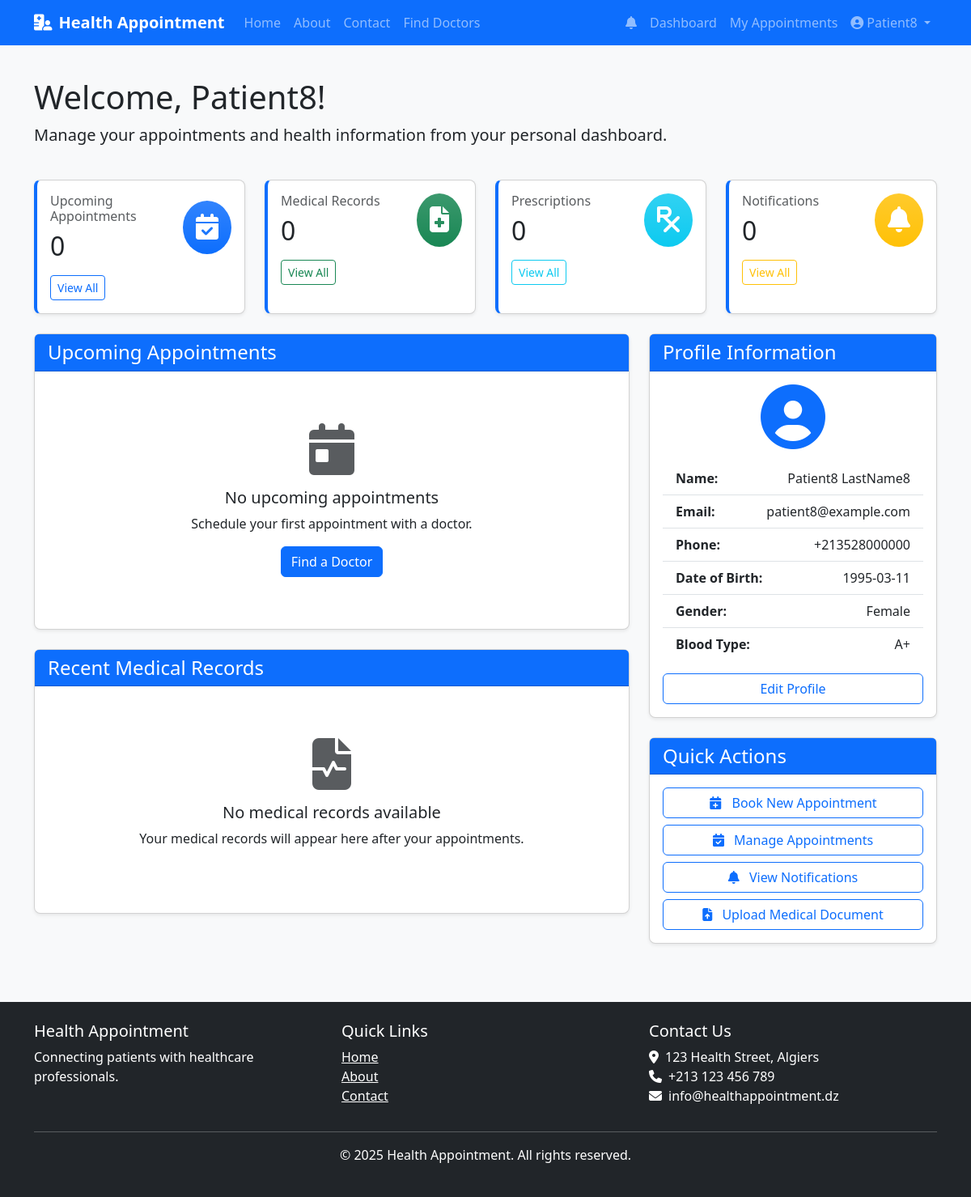
The app's page /patient/dashboard (signed in) with its own data.
### models.py (models this page shows, shortened)
class User(db.Model, UserMixin):
    __tablename__ = 'users'
    id = db.Column(db.Integer, primary_key=True)
    email = db.Column(db.String(120), unique=True, nullable=False)
    phone = db.Column(db.String(20), unique=True, nullable=False)
    password_hash = db.Column(db.String(128), nullable=False)
    first_name = db.Column(db.String(50), nullable=False)
    last_name = db.Column(db.String(50), nullable=False)
    user_type = db.Column(db.Enum(UserType), nullable=False)
    is_active = db.Column(db.Boolean, default=False)
    created_at = db.Column(db.DateTime, default=datetime.utcnow)
    updated_at = db.Column(db.DateTime, default=datetime.utcnow, onupdate=datetime.utcnow)
    phone_verified = db.Column(db.Boolean, default=False)
    phone_verification_code = db.Column(db.String(6))
    phone_verification_sent_at = db.Column(db.DateTime)
    email_verified = db.Column(db.Boolean, default=False)
    email_verification_token = db.Column(db.String(100))
    email_verification_sent_at = db.Column(db.DateTime)
    patient = db.relationship('Patient', backref='user', uselist=False, cascade='all, delete-orphan')
    doctor = db.relationship('Doctor', backref='user', uselist=False, cascade='all, delete-orphan')
    notifications = db.relationship('Notification', backref='user', lazy=True, cascade='all, delete-orphan')

class Patient(db.Model):
    __tablename__ = 'patients'
    id = db.Column(db.Integer, primary_key=True)
    user_id = db.Column(db.Integer, db.ForeignKey('users.id'), nullable=False)
    date_of_birth = db.Column(db.Date)
    gender = db.Column(db.String(10))
    blood_type = db.Column(db.String(5))
    medical_history = db.Column(db.Text)
    appointments = db.relationship('Appointment', backref='patient', lazy=True, cascade='all, delete-orphan')

### routes.py (the view)
@patient.route('/dashboard')
@login_required
def dashboard():
    if current_user.user_type != UserType.PATIENT:
        abort(403)
    return render_template('patient/dashboard.html')

### templates/patient/dashboard.html (shortened to what this page needs)
{% extends "base.html" %}
{% block content %}
<div class="row mb-4">
    <div class="col-md-12">
        <h1>Welcome, {{ current_user.first_name }}!</h1>
        <p class="lead">Manage your appointments and health information from your personal dashboard.</p>
    </div>
</div>
<div class="row g-4 mb-4">
    <div class="col-md-3">
        <div class="card h-100 shadow-sm dashboard-stat-card">
            <div class="card-body">
                <div class="d-flex justify-content-between align-items-center">
                    <div>
                        <h6 class="text-muted">Upcoming Appointments</h6>
                        <h2 class="mb-0">{{ upcoming_appointments|default(0) }}</h2>
                    </div>
                    <div class="bg-primary bg-gradient text-white rounded-circle p-3">
                        <i class="fas fa-calendar-check fa-2x"></i>
                    </div>
                </div>
                <a href="{{ url_for('patient.appointments') }}" class="btn btn-sm btn-outline-primary mt-3">View All</a>
            </div>
        </div>
    </div>
    <div class="col-md-3">
        <div class="card h-100 shadow-sm dashboard-stat-card">
            <div class="card-body">
                <div class="d-flex justify-content-between align-items-center">
                    <div>
                        <h6 class="text-muted">Medical Records</h6>
                        <h2 class="mb-0">0</h2>
                    </div>
                    <div class="bg-success bg-gradient text-white rounded-circle p-3">
                        <i class="fas fa-file-medical fa-2x"></i>
                    </div>
                </div>
                <a href="#" class="btn btn-sm btn-outline-success mt-3">View All</a>
            </div>
        </div>
    </div>
    <div class="col-md-3">
        <div class="card h-100 shadow-sm dashboard-stat-card">
            <div class="card-body">
                <div class="d-flex justify-content-between align-items-center">
                    <div>
                        <h6 class="text-muted">Prescriptions</h6>
                        <h2 class="mb-0">0</h2>
                    </div>
                    <div class="bg-info bg-gradient text-white rounded-circle p-3">
                        <i class="fas fa-prescription fa-2x"></i>
                    </div>
                </div>
                <a href="#" class="btn btn-sm btn-outline-info mt-3">View All</a>
            </div>
        </div>
    </div>
    <div class="col-md-3">
        <div class="card h-100 shadow-sm dashboard-stat-card">
            <div class="card-body">
                <div class="d-flex justify-content-between align-items-center">
                    <div>
                        <h6 class="text-muted">Notifications</h6>
                        <h2 class="mb-0">{{ unread_notifications|default(0) }}</h2>
                    </div>
                    <div class="bg-warning bg-gradient text-white rounded-circle p-3">
                        <i class="fas fa-bell fa-2x"></i>
                    </div>
                </div>
                <a href="{{ url_for('main.notifications') }}" class="btn btn-sm btn-outline-warning mt-3">View All</a>
            </div>
        </div>
    </div>
</div>
<div class="row">
    <div class="col-md-8">
        <div class="card shadow-sm mb-4">
            <div class="card-header bg-primary text-white">
                <h4 class="mb-0">Upcoming Appointments</h4>
            </div>
            <div class="card-body">
                {% if upcoming_appointments and upcoming_appointments|length > 0 %}
                    <div class="table-responsive">
                        <table class="table table-hover">
                            <thead>
                                <tr>
                                    <th>Date</th>
                                    <th>Time</th>
                                    <th>Doctor</th>
                                    <th>Status</th>
                                    <th>Actions</th>
                                </tr>
                            </thead>
                            <tbody>
                                {% for appointment in upcoming_appointments[:3] %}
                                    <tr>
                                        <td>{{ appointment.appointment_date.strftime('%d %b, %Y') }}</td>
                                        <td>{{ appointment.start_time.strftime('%H:%M') }}</td>
                                        <td>Dr. {{ appointment.doctor.user.last_name }}</td>
                                        <td>
                                            <span class="badge bg-primary">{{ appointment.status.name }}</span>
                                        </td>
                                        <td>
                                            <a href="{{ url_for('patient.cancel_appointment', appointment_id=appointment.id) }}" class="btn btn-sm btn-outline-danger">
                                                Cancel
                                            </a>
                                        </td>
                                    </tr>
                                {% endfor %}
                            </tbody>
                        </table>
                    </div>
                    {% if upcoming_appointments|length > 3 %}
                        <div class="text-center mt-3">
                            <a href="{{ url_for('patient.appointments') }}" class="btn btn-outline-primary">View All Appointments</a>
                        </div>
                    {% endif %}
                {% else %}
                    <div class="text-center py-5">
                        <i class="fas fa-calendar-day fa-4x text-muted mb-3"></i>
                        <h5>No upcoming appointments</h5>
                        <p>Schedule your first appointment with a doctor.</p>
                        <a href="{{ url_for('main.find_doctors') }}" class="btn btn-primary">Find a Doctor</a>
                    </div>
                {% endif %}
            </div>
        </div>
        <div class="card shadow-sm">
            <div class="card-header bg-primary text-white">
                <h4 class="mb-0">Recent Medical Records</h4>
            </div>
            <div class="card-body">
                <div class="text-center py-5">
                    <i class="fas fa-file-medical-alt fa-4x text-muted mb-3"></i>
                    <h5>No medical records available</h5>
                    <p>Your medical records will appear here after your appointments.</p>
                </div>
            </div>
        </div>
    </div>
    <div class="col-md-4">
        <div class="card shadow-sm mb-4">
            <div class="card-header bg-primary text-white">
                <h4 class="mb-0">Profile Information</h4>
            </div>
            <div class="card-body">
                <div class="text-center mb-3">
                    <i class="fas fa-user-circle fa-5x text-primary"></i>
                </div>
                <ul class="list-group list-group-flush">
                    <li class="list-group-item d-flex justify-content-between">
                        <span class="fw-bold">Name:</span>
                        <span>{{ current_user.first_name }} {{ current_user.last_name }}</span>
                    </li>
                    <li class="list-group-item d-flex justify-content-between">
                        <span class="fw-bold">Email:</span>
                        <span>{{ current_user.email }}</span>
                    </li>
                    <li class="list-group-item d-flex justify-content-between">
                        <span class="fw-bold">Phone:</span>
                        <span>{{ current_user.phone }}</span>
                    </li>
                    {% if current_user.patient %}
                        <li class="list-group-item d-flex justify-content-between">
                            <span class="fw-bold">Date of Birth:</span>
                            <span>{{ current_user.patient.date_of_birth }}</span>
                        </li>
                        <li class="list-group-item d-flex justify-content-between">
                            <span class="fw-bold">Gender:</span>
                            <span>{{ current_user.patient.gender }}</span>
                        </li>
                        <li class="list-group-item d-flex justify-content-between">
                            <span class="fw-bold">Blood Type:</span>
                            <span>{{ current_user.patient.blood_type or 'Not specified' }}</span>
                        </li>
                    {% endif %}
                </ul>
                <div class="d-grid gap-2 mt-3">
                    <a href="#" class="btn btn-outline-primary">Edit Profile</a>
                </div>
            </div>
        </div>
        <div class="card shadow-sm">
            <div class="card-header bg-primary text-white">
                <h4 class="mb-0">Quick Actions</h4>
            </div>
            <div class="card-body">
                <div class="d-grid gap-2">
                    <a href="{{ url_for('main.find_doctors') }}" class="btn btn-outline-primary">
                        <i class="fas fa-calendar-plus me-2"></i> Book New Appointment
                    </a>
                    <a href="{{ url_for('patient.appointments') }}" class="btn btn-outline-primary">
                        <i class="fas fa-calendar-check me-2"></i> Manage Appointments
                    </a>
                    <a href="{{ url_for('main.notifications') }}" class="btn btn-outline-primary">
                        <i class="fas fa-bell me-2"></i> View Notifications
                    </a>
                    <a href="#" class="btn btn-outline-primary">
                        <i class="fas fa-file-upload me-2"></i> Upload Medical Document
                    </a>
                </div>
            </div>
        </div>
    </div>
</div>
{% endblock %}

### templates/base.html (shortened to what this page needs)
<!DOCTYPE html>
<html lang="en">
<head>
    <link href="https://cdn.jsdelivr.net/npm/bootstrap@5.3.0/dist/css/bootstrap.min.css" rel="stylesheet">
    <link rel="stylesheet" href="https://cdnjs.cloudflare.com/ajax/libs/font-awesome/6.4.0/css/all.min.css">
    <link rel="stylesheet" href="{{ url_for('static', filename='css/style.css') }}">
</head>
<body>
    <nav class="navbar navbar-expand-lg navbar-dark bg-primary">
        <div class="container">
            <a class="navbar-brand" href="{{ url_for('main.index') }}">
                <i class="fas fa-hospital-user me-2"></i>Health Appointment
            </a>
            <div class="collapse navbar-collapse" id="navbarNav">
                <ul class="navbar-nav me-auto">
                    <li class="nav-item">
                        <a class="nav-link" href="{{ url_for('main.index') }}">Home</a>
                    </li>
                    <li class="nav-item">
                        <a class="nav-link" href="{{ url_for('main.about') }}">About</a>
                    </li>
                    <li class="nav-item">
                        <a class="nav-link" href="{{ url_for('main.contact') }}">Contact</a>
                    </li>
                    {% if current_user.is_authenticated %}
                    <li class="nav-item">
                        <a class="nav-link" href="{{ url_for('main.find_doctors') }}">Find Doctors</a>
                    </li>
                    {% endif %}
                </ul>
                <ul class="navbar-nav">
                    {% if current_user.is_authenticated %}
                        <li class="nav-item">
                            <a class="nav-link position-relative" href="{{ url_for('main.notifications') }}">
                                <i class="fas fa-bell"></i>
                            </a>
                        </li>
                        {% if current_user.user_type.value == 'patient' %}
                            <li class="nav-item">
                                <a class="nav-link" href="{{ url_for('patient.dashboard') }}">Dashboard</a>
                            </li>
                            <li class="nav-item">
                                <a class="nav-link" href="{{ url_for('patient.appointments') }}">My Appointments</a>
                            </li>
                        {% endif %}
                        <li class="nav-item dropdown">
                            <a class="nav-link dropdown-toggle" href="#" id="userDropdown" role="button" data-bs-toggle="dropdown">
                                <i class="fas fa-user-circle me-1"></i>{{ current_user.first_name }}
                            </a>
                        </li>
                    {% endif %}
                </ul>
            </div>
        </div>
    </nav>
    <main class="container py-4">
        {% block content %}{% endblock %}
    </main>
    <footer class="bg-dark text-white py-4 mt-5">
        <div class="container">
            <div class="row">
                <div class="col-md-4">
                    <h5>Health Appointment</h5>
                    <p>Connecting patients with healthcare professionals.</p>
                </div>
                <div class="col-md-4">
                    <h5>Quick Links</h5>
                    <ul class="list-unstyled">
                        <li><a href="{{ url_for('main.index') }}" class="text-white">Home</a></li>
                        <li><a href="{{ url_for('main.about') }}" class="text-white">About</a></li>
                        <li><a href="{{ url_for('main.contact') }}" class="text-white">Contact</a></li>
                    </ul>
                </div>
                <div class="col-md-4">
                    <h5>Contact Us</h5>
                    <address>
                        <i class="fas fa-map-marker-alt me-2"></i>123 Health Street, Algiers<br>
                        <i class="fas fa-phone me-2"></i>+213 123 456 789<br>
                        <i class="fas fa-envelope me-2"></i>info@healthappointment.dz
                    </address>
                </div>
            </div>
            <hr>
            <div class="text-center">
                <p>&copy; {{ now.year }} Health Appointment. All rights reserved.</p>
            </div>
        </div>
    </footer>
</body>
</html>

### records on screen
User: first_name "Patient8", last_name "LastName8", email "patient8@example.com", phone "+213528000000"
Patient: patient.date_of_birth "1995-03-11", patient.gender "Female", patient "A+"

### other values on screen
{{ upcoming_appointments|default(0) }} "0"
{{ unread_notifications|default(0) }} "0"
